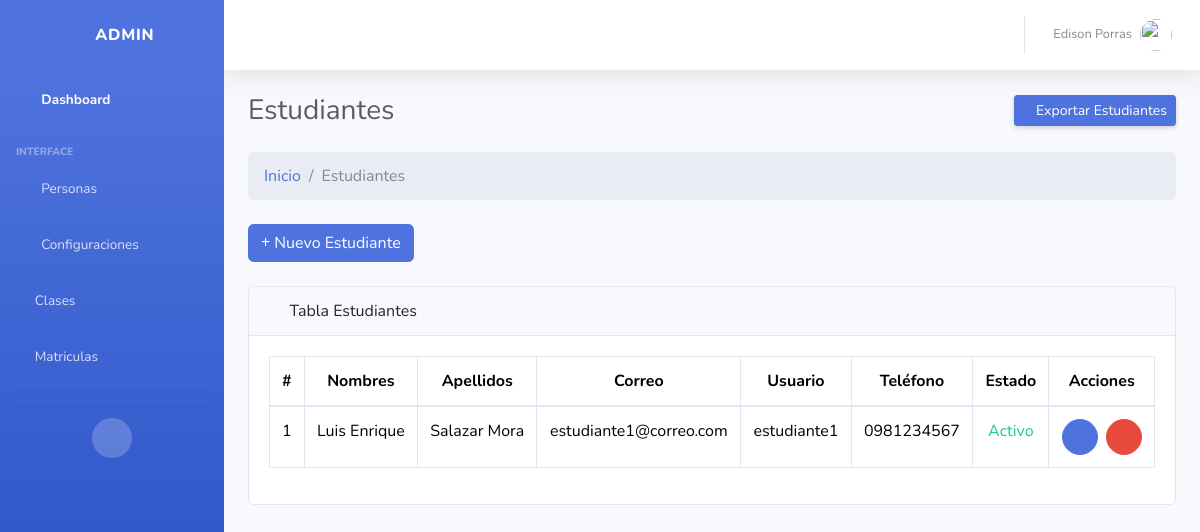
/estudiante/ (signed in), run on an earlier commit of the app's database.
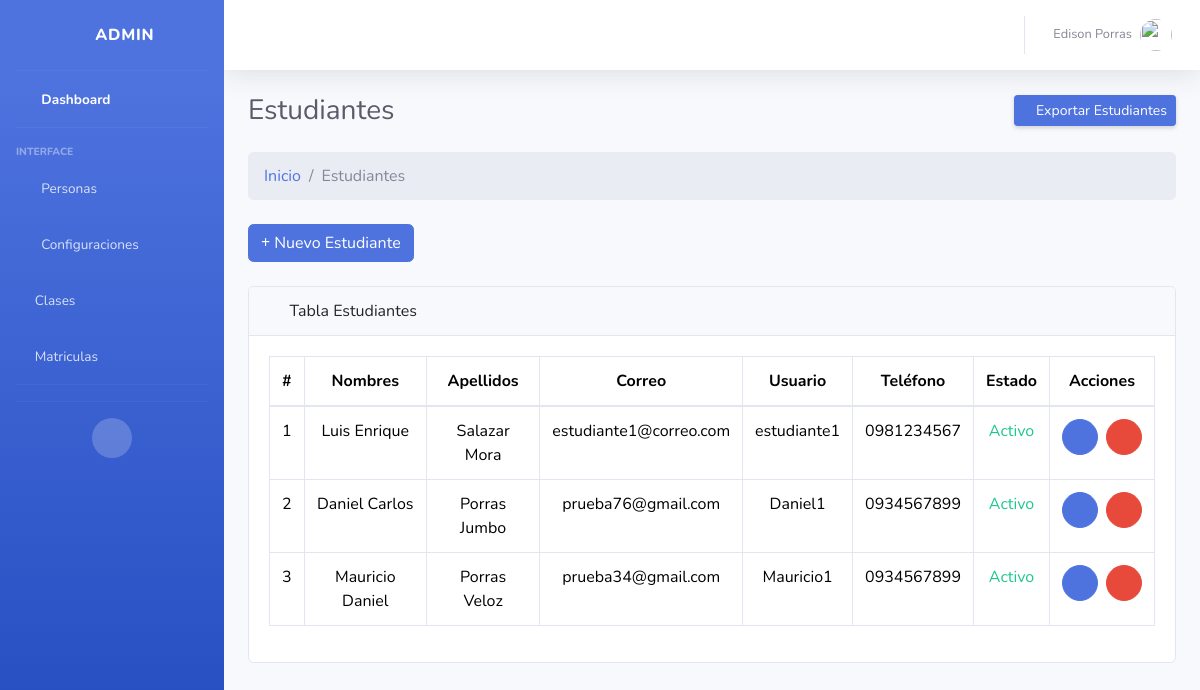
And on a later commit of the database.
### Aplicaciones/core/models.py (models this page shows, shortened)
class Estudiantes(models.Model):
    est_id = models.AutoField(primary_key=True)
    fk_id_persona = models.ForeignKey(Personas,verbose_name='Persona',on_delete=models.CASCADE)
    est_contacto_emergencia = models.CharField(max_length=50,default="Null",null=True,verbose_name="Contacto de emergencia:")
    est_telefono_emergencia = models.CharField(max_length=15,default="Null",null=True,verbose_name="Teléfono de emergencia:")
    est_fotografia = models.ImageField(upload_to='estudiantes/',default=None,null=True,blank=True,verbose_name="Fotografía:")
    est_estado = models.BooleanField(default=True,verbose_name='Estado:')

class Personas(models.Model):
    per_id = models.AutoField(primary_key=True)
    fk_id_usuario = models.ForeignKey(User,verbose_name='Usuario',on_delete=models.CASCADE)
    per_segundo_nombre = models.CharField(max_length=50,default="Null",null=False,verbose_name="Segundo nombre:")
    per_segundo_apellido = models.CharField(max_length=50,default="Null",null=False,verbose_name="Segundo apellido:")
    per_fecha_nacimiento = models.DateField(
    null=True,          # permite guardar NULL en la base de datos
    blank=True,         # permite dejarlo en blanco en formularios
    verbose_name="Fecha de nacimiento:"
)
    per_cedula = models.CharField(max_length=15,default="Null",null=False,verbose_name="Cédula:")
    per_telefono = models.CharField(max_length=15,default="Null",null=True,verbose_name="Teléfono:")
    per_fecha_actualizacion = models.DateTimeField(auto_now=True,verbose_name='Actualizado el:')

### Aplicaciones/core/views/crud_estudiante_views.py (the view)
# urls.py: path('', loguin_views.index, name='loguin_index'),
@admin_required
def index(request):
    estudiantes = Estudiantes.objects.exclude(fk_id_persona__fk_id_usuario=request.user)
    return render(request, 'estudiante/index.html', {'estudiantes': estudiantes})

### Aplicaciones/core/context_processors.py (called while the page is built)
def foto_perfil_usuario(request):
    if request.user.is_authenticated:
        try:
            persona = Personas.objects.get(fk_id_usuario=request.user)
        except Personas.DoesNotExist:
            return {'foto_perfil': None}
        administrador = Administradores.objects.filter(fk_id_persona=persona).first()
        if administrador and administrador.adm_fotografia:
            return {'foto_perfil': administrador.adm_fotografia.url}
        docente = Docentes.objects.filter(fk_id_persona=persona).first()
        if docente and docente.doc_fotografia:
            return {'foto_perfil': docente.doc_fotografia.url}
        estudiante = Estudiantes.objects.filter(fk_id_persona=persona).first()
        if estudiante and estudiante.est_fotografia:
            return {'foto_perfil': estudiante.est_fotografia.url}
    return {'foto_perfil': None}

### Aplicaciones/core/templates/estudiante/index.html (shortened to what this page needs)
{% extends 'plantillas/MasterAdmin.html' %}
{% load static %}
{% block css %}
<link href="{% static 'vendor/fontawesome-free/css/all.min.css' %}" rel="stylesheet" type="text/css">
{% endblock %}
{% block content %}
<div class="container-fluid ">
  <div class="d-sm-flex align-items-center justify-content-between mb-4">
    <h1 class="h3 mb-0 text-gray-800">Estudiantes</h1>
    <a href="#" class="d-none d-sm-inline-block btn btn-sm btn-primary shadow-sm"> Exportar Estudiantes </a>
  </div>
  <ol class="breadcrumb mb-4">
    <li class="breadcrumb-item"><a href="{% url 'core_admin' %}">Inicio</a></li>
    <li class="breadcrumb-item active">Estudiantes</li>
  </ol>
  <div class="mb-4">
    <a href="{% url 'estudiante_create' %}" class="btn btn-primary"><i class="fas fa-plus"></i> Nuevo
      Estudiante
    </a>
  </div>
  <div class="card mb-4">
    <div class="card-header">
      <i class="fas fa-table me-1"></i>
      Tabla Estudiantes
    </div>
    <div class="card-body">
      <div class="table-responsive">
        <table class="table table-bordered text-center" id="tbl-estudiante" width="100%" cellspacing="0">
          <thead>
            <tr>
              <th>#</th>
              <th>Nombres</th>
              <th>Apellidos</th>
              <th>Correo</th>
              <th>Usuario</th>
              <th>Teléfono</th>
              <th>Estado</th>
              <th>Acciones</th>
            </tr>
          </thead>
          <tbody>
            {% for estudiante in estudiantes %}
              <tr>
                <td>{{ forloop.counter }}</td>
                <td>{{estudiante.fk_id_persona.fk_id_usuario.first_name}} {{estudiante.fk_id_persona.per_segundo_nombre}}</td>
                <td>{{estudiante.fk_id_persona.fk_id_usuario.last_name}} {{estudiante.fk_id_persona.per_segundo_apellido}}</td>
                <td>{{estudiante.fk_id_persona.fk_id_usuario.email}}</td>
                <td>{{estudiante.fk_id_persona.fk_id_usuario.username}}</td>
                <td>{{estudiante.fk_id_persona.per_telefono}}</td>
                {% if estudiante.est_estado %}
                  <td class="text-success">Activo</td>
                {% else %}
                  <td class="text-danger">Inactivo</td>
                {% endif %}
                <td>
                  <div class="d-flex gap-2 justify-content-center">
                    <a href="{% url 'estudiante_edit' estudiante.est_id %}" type="button" class="btn btn-sm btn-primary rounded-circle d-flex align-items-center justify-content-center" style="width: 36px; height: 36px;">
                      <span><i class="fas fa-pen"></i></span>
                    </a>
                    <a class="btn btn-sm btn-danger rounded-circle d-flex align-items-center justify-content-center" style="width: 36px; height: 36px;" data-bs-toggle="modal"
                      data-bs-target="#eliminarModal{{estudiante.est_id}}"><i class="fas fa-trash"></i>
                  </a>
                  </div>
                </td>
              </tr>
            {% empty %}
              <tr>
                <td colspan="8">No hay estudiantes registrados</td>
              </tr>
            {% endfor %}
          </tbody>
        </table>
      </div>
    </div>
  </div>
</div>
{% endblock %}

What changed in the data, as far as the page shows it:
added Estudiantes: fk_id_persona.fk_id_usuario.first_name "Daniel", fk_id_persona.per_segundo_nombre "Carlos", fk_id_persona.fk_id_usuario.last_name "Porras", fk_id_persona.per_segundo_apellido "Jumbo", fk_id_persona.fk_id_usuario.email "prueba76@gmail.com", fk_id_persona.fk_id_usuario.username "Daniel1", fk_id_persona.per_telefono "0934567899", est_estado "Activo"
added Estudiantes: fk_id_persona.fk_id_usuario.first_name "Mauricio", fk_id_persona.per_segundo_nombre "Daniel", fk_id_persona.fk_id_usuario.last_name "Porras", fk_id_persona.per_segundo_apellido "Veloz", fk_id_persona.fk_id_usuario.email "prueba34@gmail.com", fk_id_persona.fk_id_usuario.username "Mauricio1", fk_id_persona.per_telefono "0934567899", est_estado "Activo"
